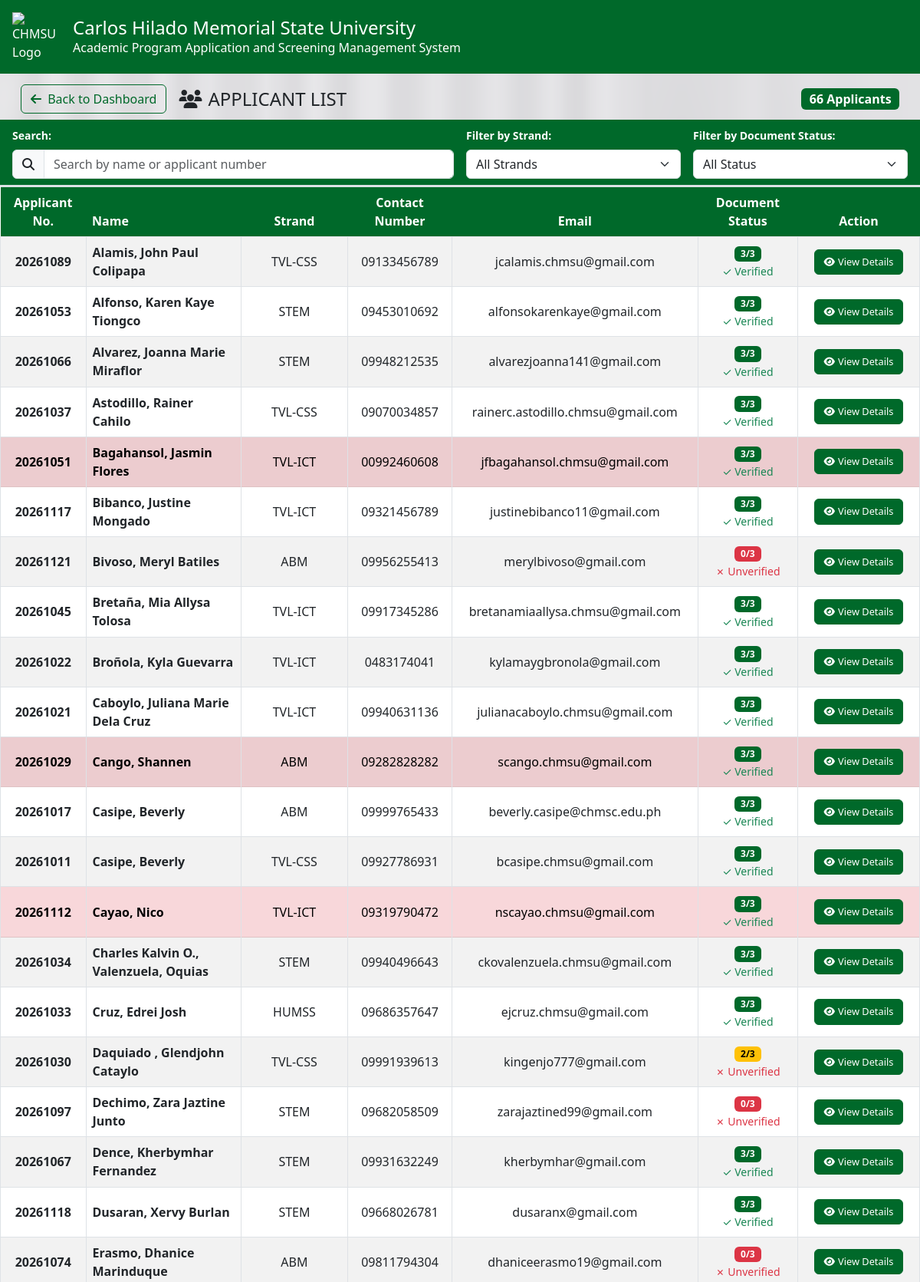
Screenshot of /admin/chair_main.php?page=chair_applicants (signed in, upper part) with the database file from the repository.
### tables this page shows
CREATE TABLE `personal_info` (
  `id` int(11) NOT NULL,
  `last_name` varchar(100) NOT NULL,
  `first_name` varchar(100) NOT NULL,
  `middle_name` varchar(100) NOT NULL,
  `date_of_birth` date NOT NULL,
  `age` int(11) NOT NULL,
  `sex` enum('Male','Female') NOT NULL,
  `contact_number` varchar(50) NOT NULL,
  `region` varchar(50) NOT NULL,
  `province` varchar(50) NOT NULL,
  `city` varchar(50) NOT NULL,
  `barangay` varchar(50) NOT NULL,
  `street_purok` varchar(50) NOT NULL,
  `id_picture` varchar(255) DEFAULT NULL,
  `created_at` timestamp NOT NULL DEFAULT current_timestamp()
);

### admin/chair_applicants.php (the view, shortened to what this page needs)
<?php
require_once '../config/database.php';
$chairProgram = $_SESSION['program'] ?? '';
$chairCampus = $_SESSION['campus'] ?? '';
$search = isset($_GET['search']) ? trim($_GET['search']) : '';
$isAjax = isset($_GET['ajax']);
$params = [$chairProgram, $chairCampus, $chairProgram, $chairCampus, $chairProgram, $chairCampus];
$sql .= " GROUP BY pi.id, pi.last_name, pi.first_name, pi.middle_name, pi.contact_number";
$sql .= " ORDER BY pi.last_name ASC, pi.first_name ASC, pi.middle_name ASC";
try {
    $stmt = $pdo->prepare($sql);
    $stmt->execute($params);
    $applicants = $stmt->fetchAll(PDO::FETCH_ASSOC);
} catch (PDOException $e) {
    error_log("SQL Error in chair_applicants.php: " . $e->getMessage());
    error_log("SQL: " . $sql);
    error_log("Params count: " . count($params));
    error_log("Params: " . print_r($params, true));
    if ($isAjax) {
        echo '<div class="alert alert-danger m-3">Database error: ' . htmlspecialchars($e->getMessage()) . '<br><small>Check browser console and server logs for details.</small></div>';
        exit;
    }
    $applicants = [];
}
?>
<div class="container-fluid" style="padding-top: 30px; padding-left: 15px; padding-right: 15px; padding-bottom: 0;">
    <div class="row mb-2" style="margin-left: 0; margin-right: 0;">
        <div class="col-12">
            <div class="d-flex justify-content-between align-items-center">
                <div class="d-flex align-items-center">
                    <a href="chair_main.php?page=chair_dashboard" class="btn btn-outline-success me-3">
                        <i class="fas fa-arrow-left me-1"></i> Back to Dashboard
                    </a>
                    <h4 class="mb-0"><i class="fas fa-users me-2"></i>APPLICANT LIST</h4>
                </div>
                <div class="badge fs-6" style="background-color: rgb(0, 105, 42);">
                    <?php
                    $total_applicants = count($applicants);
                    echo $total_applicants . " Applicant" . ($total_applicants != 1 ? 's' : '');
                    ?>
                </div>
            </div>
        </div>
    </div>
    <div class="card shadow-sm" style="margin-left: -15px; margin-right: -15px; margin-top: 0; margin-bottom: 0; border-radius: 0; width: calc(100% + 30px);">
        <div class="card-header border-bottom" style="background-color: rgb(0, 105, 42) !important; color: white !important;">
            <div class="row g-3">
                <div class="col-lg-6">
                    <label for="search" class="form-label small fw-bold">Search:</label>
                    <div class="input-group">
                        <span class="input-group-text"><i class="fas fa-search"></i></span>
                        <input type="text" id="search" class="form-control" placeholder="Search by name or applicant number" value="<?= htmlspecialchars($search) ?>">
                    </div>
                </div>
                <div class="col-lg-3">
                    <label for="filter_strand" class="form-label small fw-bold">Filter by Strand:</label>
                    <select id="filter_strand" class="form-select">
                        <option value="">All Strands</option>
                    </select>
                </div>
                <div class="col-lg-3">
                    <label for="filter_eligibility" class="form-label small fw-bold">Filter by Document Status:</label>
                    <select id="filter_eligibility" class="form-select">
                        <option value="">All Status</option>
                    </select>
                </div>
            </div>
        </div>
        <div class="card-body p-0">
            <div id="tableContainer">
                <div class="table-container">
                    <table class="table table-bordered table-striped table-hover align-middle mb-0">
                        <thead style="background-color: rgb(0, 105, 42) !important; color: white !important;">
                             <tr>
                                 <th style="width: 10%; background-color: rgb(0, 105, 42) !important; color: white !important; border: none; font-weight: 600;" class="text-center">Applicant No.</th>
                                 <th style="width: 20%; background-color: rgb(0, 105, 42) !important; color: white !important; border: none; font-weight: 600;">Name</th>
                                 <th style="width: 10%; background-color: rgb(0, 105, 42) !important; color: white !important; border: none; font-weight: 600;" class="text-center">Strand</th>
                                 <th style="width: 12%; background-color: rgb(0, 105, 42) !important; color: white !important; border: none; font-weight: 600;" class="text-center">Contact Number</th>
                                 <th style="width: 15%; background-color: rgb(0, 105, 42) !important; color: white !important; border: none; font-weight: 600;" class="text-center">Email</th>
                                 <th style="width: 12%; background-color: rgb(0, 105, 42) !important; color: white !important; border: none; font-weight: 600;" class="text-center">Document Status</th>
                                 <th style="width: 16%; background-color: rgb(0, 105, 42) !important; color: white !important; border: none; font-weight: 600;" class="text-center">Action</th>
                             </tr>
                        </thead>
                        <tbody>
                            <?php if (empty($applicants)): ?>
                                <tr>
                                    <td colspan="7" class="text-center text-muted py-4">
                                        <i class="fas fa-users fa-2x mb-2"></i><br>
                                        <?php if ($search !== ''): ?>
                                            No applicants found matching "<?= htmlspecialchars($search) ?>".
                                        <?php else: ?>
                                            No applicants found for this program and campus.
                                        <?php endif; ?>
                                    </td>
                                </tr>
                            <?php else: ?>
                                <?php foreach ($applicants as $applicant): ?>
                                    <?php
                                        $applicant_status = strtolower(trim($applicant['applicant_status']));
                                        $rowClass = ($applicant_status === 'new applicant - previous academic year') ? 'table-danger' : '';
                                        $accepted_count = 0;
                                        $total_docs = 0;
                                        $doc_statuses = [
                                            'g11_1st_status' => 'G11 1st Sem',
                                            'g11_2nd_status' => 'G11 2nd Sem',
                                            'g12_1st_status' => 'G12 1st Sem'
                                        ];
                                        foreach ($doc_statuses as $status_field => $doc_name) {
                                            $status = $applicant[$status_field] ?? 'Pending';
                                            if ($status === 'Accepted') {
                                                $accepted_count++;
                                            }
                                            $total_docs++;
                                        }
                                        $eligibility_text = $accepted_count . '/' . $total_docs;
                                        $eligibility_class = ($accepted_count === $total_docs) ? 'success' : (($accepted_count > 0) ? 'warning' : 'danger');
                                    ?>
                                    <tr class="<?= $rowClass ?>">
                                        <td class="text-center">
                                            <strong><?= htmlspecialchars($applicant['registration_id']) ?></strong>
                                        </td>
                                        <td>
                                            <strong><?= htmlspecialchars(ucwords(strtolower(trim($applicant['last_name'] . ', ' . $applicant['first_name'] . ' ' . ($applicant['middle_name'] ?? ''))))) ?></strong>
                                        </td>
                             <td class="text-center"><?= htmlspecialchars($applicant['strand'] ?? 'N/A') ?></td>
                             <td class="text-center"><?= htmlspecialchars($applicant['contact_number'] ?? 'N/A') ?></td>
                             <td class="text-center"><?= htmlspecialchars($applicant['email_address'] ?? 'N/A') ?></td>
                             <td class="text-center">
                                <span class="badge bg-<?= $eligibility_class ?>">
                                    <?= $eligibility_text ?>
                                </span>
                                <?php if ($accepted_count === $total_docs): ?>
                                    <br><small class="text-success">✓ Verified</small>
                                <?php else: ?>
                                    <br><small class="text-danger">✗ Unverified</small>
                                <?php endif; ?>
                            </td>
                             <td class="text-center">
                                <a href="view_applicant.php?id=<?= $applicant['registration_id'] ?>"
                                   class="btn btn-sm modern-view-btn"
                                   title="View Details">
                                    <i class="fas fa-eye me-1"></i>View Details
                                </a>
                            </td>
                                    </tr>
                                <?php endforeach; ?>
                            <?php endif; ?>
                        </tbody>
                    </table>
                </div>
            </div>
        </div>
    </div>
</div>

### admin/chair_main.php (style rules this page uses)
body { background: url('images/chmsubg.jpg') no-repeat center center fixed; background-size: cover; margin: 0; padding: 0; overflow-x: hidden; }

### admin/chair_applicants.php (style rules this page uses)
html, body { overflow: hidden; height: 100%; }
body { background-color: #f8f9fa; }
.card { border: none; border-radius: 0; }
.card.shadow-sm { border-radius: 0; }
.table th { background-color: #28a745; color: white; border: none; font-weight: 600; }
.table td { border-color: #dee2e6; vertical-align: middle; }
.modern-view-btn { background-color: rgb(0, 105, 42); border: 1px solid rgb(0, 105, 42); color: white; border-radius: 6px; padding: 6px 12px; font-weight: 500; font-size: 0.8rem; text-decoration: none; transition: all 0.2s ease; }
.btn-outline-success { border-color: rgb(0, 105, 42); color: rgb(0, 105, 42); font-weight: 500; border-radius: 6px; transition: all 0.2s ease; }
.table-container { max-height: 70vh; overflow-y: auto; border: 1px solid #dee2e6; border-radius: 0; border-left: none; border-right: none; border-bottom: none; }
.card.shadow-sm { margin-left: -15px !important; margin-right: -15px !important; margin-bottom: 0 !important; }
.card.shadow-sm .card-header { border-radius: 0; }
.card.shadow-sm .card-body { padding: 0 !important; }
.table-container { scrollbar-width: thin; scrollbar-color: rgb(0, 105, 42) #f1f1f1; }
.table-container thead th { position: sticky; top: 0; background-color: rgb(0, 105, 42) !important; color: white !important; z-index: 10; border-bottom: 2px solid #dee2e6; opacity: 1 !important; }
.table-container thead tr { background-color: rgb(0, 105, 42) !important; }
.table-container thead { background-color: rgb(0, 105, 42) !important; }
.table-container tbody { background-color: white; }
.badge.bg-success { background-color: rgb(0, 105, 42) !important; }
.badge.bg-warning { background-color: #ffc107 !important; color: #000 !important; }
.badge.bg-danger { background-color: #dc3545 !important; }

### rows the page displays
personal_info: registration_id "20261089", last_name+first_name+middle_name "Alamis, John Paul Colipapa", strand "TVL-CSS", contact_number "09133456789", email_address "jcalamis.chmsu@gmail.com", eligibility_text "3/3", shows "✓ Verified"
personal_info: registration_id "20261053", last_name+first_name+middle_name "Alfonso, Karen Kaye Tiongco", strand "STEM", contact_number "09453010692", email_address "alfonsokarenkaye@gmail.com", eligibility_text "3/3", shows "✓ Verified"
personal_info: registration_id "20261066", last_name+first_name+middle_name "Alvarez, Joanna Marie Miraflor", strand "STEM", contact_number "09948212535", email_address "alvarezjoanna141@gmail.com", eligibility_text "3/3", shows "✓ Verified"
personal_info: registration_id "20261037", last_name+first_name+middle_name "Astodillo, Rainer Cahilo", strand "TVL-CSS", contact_number "09070034857", email_address "rainerc.astodillo.chmsu@gmail.com", eligibility_text "3/3", shows "✓ Verified"
personal_info: registration_id "20261051", last_name+first_name+middle_name "Bagahansol, Jasmin Flores", strand "TVL-ICT", contact_number "00992460608", email_address "jfbagahansol.chmsu@gmail.com", eligibility_text "3/3", shows "✓ Verified"
personal_info: registration_id "20261117", last_name+first_name+middle_name "Bibanco, Justine Mongado", strand "TVL-ICT", contact_number "09321456789", email_address "justinebibanco11@gmail.com", eligibility_text "3/3", shows "✓ Verified"
personal_info: registration_id "20261121", last_name+first_name+middle_name "Bivoso, Meryl Batiles", strand "ABM", contact_number "09956255413", email_address "merylbivoso@gmail.com", eligibility_text "0/3", shows "✗ Unverified"
personal_info: registration_id "20261045", last_name+first_name+middle_name "Bretaña, Mia Allysa Tolosa", strand "TVL-ICT", contact_number "09917345286", email_address "bretanamiaallysa.chmsu@gmail.com", eligibility_text "3/3", shows "✓ Verified"
personal_info: registration_id "20261022", last_name+first_name+middle_name "Broñola, Kyla Guevarra", strand "TVL-ICT", contact_number "0483174041", email_address "kylamaygbronola@gmail.com", eligibility_text "3/3", shows "✓ Verified"
personal_info: registration_id "20261021", last_name+first_name+middle_name "Caboylo, Juliana Marie Dela Cruz", strand "TVL-ICT", contact_number "09940631136", email_address "julianacaboylo.chmsu@gmail.com", eligibility_text "3/3", shows "✓ Verified"
personal_info: registration_id "20261029", last_name+first_name+middle_name "Cango, Shannen", strand "ABM", contact_number "09282828282", email_address "scango.chmsu@gmail.com", eligibility_text "3/3", shows "✓ Verified"
personal_info: registration_id "20261017", last_name+first_name+middle_name "Casipe, Beverly", strand "ABM", contact_number "09999765433", email_address "beverly.casipe@chmsc.edu.ph", eligibility_text "3/3", shows "✓ Verified"
personal_info: registration_id "20261011", last_name+first_name+middle_name "Casipe, Beverly", strand "TVL-CSS", contact_number "09927786931", email_address "bcasipe.chmsu@gmail.com", eligibility_text "3/3", shows "✓ Verified"
personal_info: registration_id "20261112", last_name+first_name+middle_name "Cayao, Nico", strand "TVL-ICT", contact_number "09319790472", email_address "nscayao.chmsu@gmail.com", eligibility_text "3/3", shows "✓ Verified"
personal_info: registration_id "20261034", last_name+first_name+middle_name "Charles Kalvin O., Valenzuela, Oquias", strand "STEM", contact_number "09940496643", email_address "ckovalenzuela.chmsu@gmail.com", eligibility_text "3/3", shows "✓ Verified"
personal_info: registration_id "20261033", last_name+first_name+middle_name "Cruz, Edrei Josh", strand "HUMSS", contact_number "09686357647", email_address "ejcruz.chmsu@gmail.com", eligibility_text "3/3", shows "✓ Verified"
personal_info: registration_id "20261030", last_name+first_name+middle_name "Daquiado , Glendjohn Cataylo", strand "TVL-CSS", contact_number "09991939613", email_address "kingenjo777@gmail.com", eligibility_text "2/3", shows "✗ Unverified"
personal_info: registration_id "20261097", last_name+first_name+middle_name "Dechimo, Zara Jaztine Junto", strand "STEM", contact_number "09682058509", email_address "zarajaztined99@gmail.com", eligibility_text "0/3", shows "✗ Unverified"
personal_info: registration_id "20261067", last_name+first_name+middle_name "Dence, Kherbymhar Fernandez", strand "STEM", contact_number "09931632249", email_address "kherbymhar@gmail.com", eligibility_text "3/3", shows "✓ Verified"
personal_info: registration_id "20261118", last_name+first_name+middle_name "Dusaran, Xervy Burlan", strand "STEM", contact_number "09668026781", email_address "dusaranx@gmail.com", eligibility_text "3/3", shows "✓ Verified"
personal_info: registration_id "20261074", last_name+first_name+middle_name "Erasmo, Dhanice Marinduque", strand "ABM", contact_number "09811794304", email_address "dhaniceerasmo19@gmail.com", eligibility_text "0/3", shows "✗ Unverified"

### other values shown
$total_applicants "66"
